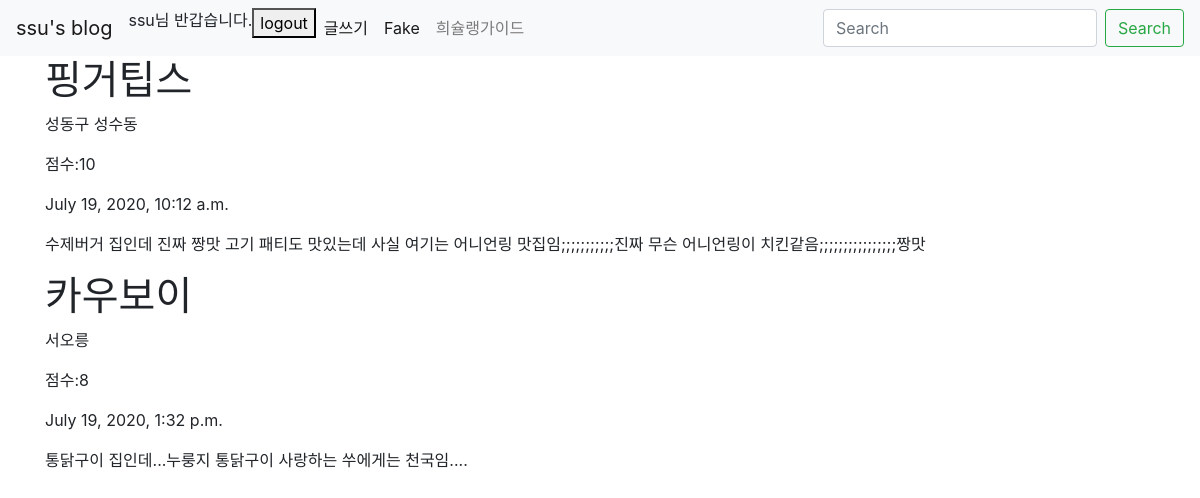
The app's page /blog/food/ (signed in) with its own data.
### blog/models.py (models this page shows, shortened)
class Food(models.Model):
    title= models.CharField(max_length=200)
    locate= models.CharField(max_length=30)
    score= models.CharField(max_length=2)
    pub_date=models.DateTimeField('date published')
    body = models.TextField()

### blog/views.py (the view)
# urls.py: path('food/',views.food,name='food'),
def food(request):
    foods= Food.objects
    return render(request, 'food.html',{'foods':foods})

### blog/templates/food.html
{% extends 'base.html' %}
{% block content %}
    {% for food in foods.all %}
        <div>
            <h1>{{food.title}}</h1>
            <p>{{food.locate}}</p>
            <p>점수:{{food.score}}</p>
            <p>{{food.pub_date}}</p>
            <p>{{food.body}}</p>
        </div>
    {% endfor %}
{% endblock %}

### myproject/templates/base.html (shortened to what this page needs)
<head>
<link rel="stylesheet" href="https://stackpath.bootstrapcdn.com/bootstrap/4.5.0/css/bootstrap.min.css">
</head>
<body>
    <nav class="navbar navbar-expand-lg navbar-light bg-light">
        <a class="navbar-brand" href="{% url 'blog'%}">ssu's blog</a>
        <div class="collapse navbar-collapse" id="navbarSupportedContent">
          <ul class="navbar-nav mr-auto">
            {% if user.is_authenticated %}
            <a>{{user.username}}님 반갑습니다.</a>
            <a href="javascript:{document.getElementById('logout').submit()}"><button>logout</button></a>
            <li class="nav-item active">
              <a class="nav-link" href="{% url 'new' %}">글쓰기 <span class="sr-only">(current)</span></a>
            </li>
            {% endif%}
            <li class="nav-item active">
              <a class="nav-link" href="{% url 'fake' %}">Fake <span class="sr-only">(current)</span></a>
            </li>
            <li class="nav-item">
              <a class="nav-link" href="{% url 'food' %}">희슐랭가이드</a>
            </li>
          </ul>
          <form class="form-inline my-2 my-lg-0">
            <input class="form-control mr-sm-2" type="search" placeholder="Search" aria-label="Search">
            <button class="btn btn-outline-success my-2 my-sm-0" type="submit">Search</button>
          </form>
        </div>
      </nav>
    <div class="container">
        {% block content %}
        {% endblock %}
    </div>
    </body>

### records on screen
Food: title "핑거팁스", locate "성동구 성수동", score "10", pub_date "July 19, 2020, 10:12 a.m.", body "수제버거 집인데 진짜 짱맛 고기 패티도 맛있는데 사실 여기는 어니언링 맛집임;;;;;;;;;;;진짜 무슨 어니언링이 치킨같음;;;;;;;;;;;;;;;;짱맛"
Food: title "카우보이", locate "서오릉", score "8", pub_date "July 19, 2020, 1:32 p.m.", body "통닭구이 집인데...누룽지 통닭구이 사랑하는 쑤에게는 천국임...."

### other values on screen
{{ user.username }} "ssu"
